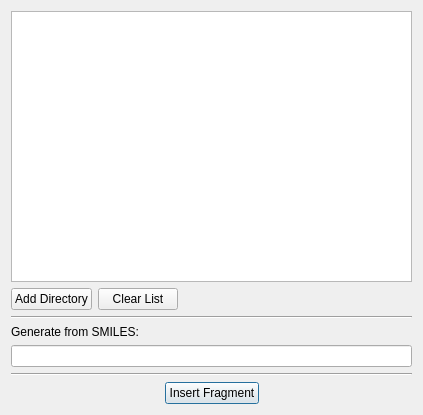
<ui version="4.0" >
 <class>InsertFragmentDialog</class>
 <widget class="QDialog" name="InsertFragmentDialog" >
  <property name="geometry" >
   <rect>
    <x>0</x>
    <y>0</y>
    <width>423</width>
    <height>415</height>
   </rect>
  </property>
  <property name="windowTitle" >
   <string>Insert Fragment...</string>
  </property>
  <layout class="QVBoxLayout" >
   <item>
    <widget class="QTreeView" name="directoryTreeView" />
   </item>
   <item>
    <layout class="QHBoxLayout" >
     <item>
      <widget class="QPushButton" name="addDirectoryButton" >
       <property name="text" >
        <string>Add Directory</string>
       </property>
      </widget>
     </item>
     <item>
      <widget class="QPushButton" name="clearListButton" >
       <property name="text" >
        <string>Clear List</string>
       </property>
      </widget>
     </item>
     <item>
      <spacer>
       <property name="orientation" >
        <enum>Qt::Horizontal</enum>
       </property>
       <property name="sizeHint" >
        <size>
         <width>40</width>
         <height>20</height>
        </size>
       </property>
      </spacer>
     </item>
    </layout>
   </item>
   <item>
    <widget class="Line" name="line_2" >
     <property name="orientation" >
      <enum>Qt::Horizontal</enum>
     </property>
    </widget>
   </item>
   <item>
    <widget class="QLabel" name="label" >
     <property name="text" >
      <string>Generate from SMILES:</string>
     </property>
    </widget>
   </item>
   <item>
    <widget class="QLineEdit" name="smilesLineEdit" />
   </item>
   <item>
    <widget class="Line" name="line" >
     <property name="orientation" >
      <enum>Qt::Horizontal</enum>
     </property>
    </widget>
   </item>
   <item>
    <layout class="QHBoxLayout" >
     <item>
      <spacer>
       <property name="orientation" >
        <enum>Qt::Horizontal</enum>
       </property>
       <property name="sizeHint" >
        <size>
         <width>40</width>
         <height>20</height>
        </size>
       </property>
      </spacer>
     </item>
     <item>
      <widget class="QPushButton" name="insertFragmentButton" >
       <property name="text" >
        <string>Insert Fragment</string>
       </property>
       <property name="default" >
        <bool>true</bool>
       </property>
      </widget>
     </item>
     <item>
      <spacer>
       <property name="orientation" >
        <enum>Qt::Horizontal</enum>
       </property>
       <property name="sizeHint" >
        <size>
         <width>40</width>
         <height>20</height>
        </size>
       </property>
      </spacer>
     </item>
    </layout>
   </item>
  </layout>
 </widget>
 <resources/>
 <connections/>
</ui>
